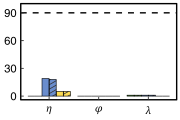

Reproduce this figure in R.
rm(list = ls())
library(rstudioapi)
library(openxlsx)
library(ggplot2)
library(ggpattern)
currentPath <- getSourceEditorContext()$path
charLocations <- gregexpr('/',currentPath)[[1]]
currentPath <- substring(currentPath,1,charLocations[length(charLocations)]-1)
setwd(currentPath)

##==== Function ====##
theme_custom <- function(){
  myTheme <- theme(panel.background = element_rect(fill = 'white',color = 'black',linewidth = 0.7),
                   panel.grid = element_blank(),
                   legend.position = 'none',
                   plot.margin = margin(3,3,3,3),
                   plot.background = element_blank(),
                   axis.ticks = element_line(linewidth = 0.3),
                   axis.ticks.length = unit(-0.15,'lines'),
                   axis.title.y = element_blank(),
                   axis.title.x = element_blank(),
                   axis.text.y = element_text(size = 8,margin = margin(0,3,0,0),color = '#000000'),
                   axis.text.x = element_text(size = 8,margin = margin(4,0,0,0),color = '#000000'))
  return(myTheme)
}
##==== Function ====##

dataMatrix1 <- read.csv('Data.csv')
dataMatrix1 <- dataMatrix1[,c('ParameterID','TheoryID','Num')]
dataMatrix1$Class <- 1
dataMatrix2 <- read.csv('Data_Adjustment.csv')
dataMatrix2 <- dataMatrix2[,c('ParameterID','TheoryID','Num')]
dataMatrix2$Class <- 2
dataMatrix <- rbind(dataMatrix1,dataMatrix2)
dataMatrix$X <- (dataMatrix$TheoryID-1)*2 + dataMatrix$Class
selectIDs <- which(dataMatrix$ParameterID == 2)
dataMatrix$X[selectIDs] <- dataMatrix$X[selectIDs] + 7*1
selectIDs <- which(dataMatrix$ParameterID == 3)
dataMatrix$X[selectIDs] <- dataMatrix$X[selectIDs] + 7*2

##==== Draw ====##
Fig <- ggplot()+
  geom_hline(mapping = aes(yintercept = 90),linetype = 'dashed',linewidth = 0.5,color = '#000000')+
  geom_col_pattern(data = dataMatrix,mapping = aes(x = X,y = Num,fill = factor(TheoryID),pattern = factor(Class)),
                   pattern_density = 0.2, pattern_fill = '#333333',pattern_colour = NA,pattern_spacing = 0.04,
                   color = '#000000',linewidth = 0.2,width = 1)+
  scale_fill_manual(values = c('#56ae36','#6a8dcd','#fcdb54'))+
  scale_pattern_manual(values = c('none','stripe'))+
  scale_x_continuous(limits = c(-0.5,21.5),breaks = c(3.5,10.5,17.5),expand = c(0,0))+
  scale_y_continuous(limits = c(-4,100),breaks = seq(0,90,30),expand = c(0,0))+
  theme_custom()
outputFileName <- 'Fig_a_2.pdf'
pdf(file <- outputFileName,width = 1.8,height = 1.2)
print(Fig)
dev.off()
##==== Draw ====##
